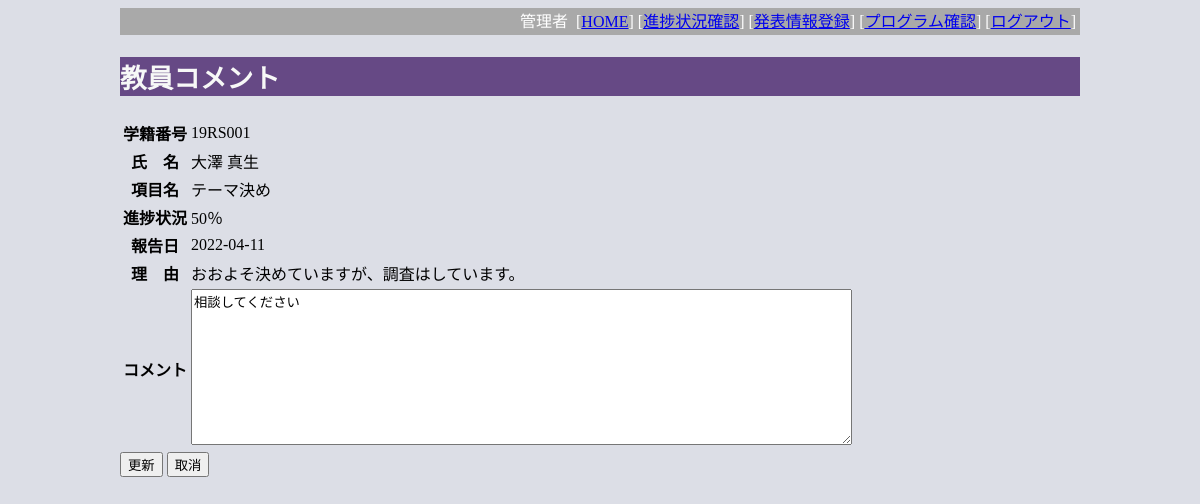
The page /index.php?do=ad_reply&id=1 (signed in) on the database its author committed.
### tables this page shows
CREATE TABLE `tbl_progress` (
  `id` bigint(20) UNSIGNED NOT NULL,
  `sid` varchar(16) NOT NULL,
  `schedule_id` int(11) NOT NULL,
  `report_date` date NOT NULL DEFAULT current_timestamp(),
  `achievement` int(11) NOT NULL,
  `reason` text NOT NULL,
  `read_date` datetime DEFAULT current_timestamp(),
  `advice` text NOT NULL
);

CREATE TABLE `tbl_student` (
  `sid` char(7) NOT NULL,
  `sname` varchar(16) NOT NULL,
  `labid` int(11) NOT NULL
);

CREATE TABLE `tbl_schedule` (
  `id` bigint(20) UNSIGNED NOT NULL,
  `start_date` date NOT NULL,
  `end_date` date NOT NULL,
  `title` varchar(64) NOT NULL,
  `detail` text NOT NULL
);

### index.php (called while the page is built, shortened)
<?php
  include('src/page_header.php');
  $action = 'pg_home';
  if (isset($_GET['do'])) {
    $action = $_GET['do'];
  }
  include('src/' . $action . '.php');
  include('src/page_footer.php');
?>

### src/ad_reply.php (the view, shortened to what this page needs)
<?php
require_once('db_inc.php');
if (isset($_GET['id'])){
  $id = $_GET['id'] ;
  $sql ="SELECT p.*,s.sname,c.title,c.detail
    FROM tbl_progress p,tbl_student s,tbl_schedule c
    WHERE p.sid=s.sid AND p.schedule_id=c.id AND p.id='{$id}'
    ORDER BY s.sid,schedule_id";
  $rs = $conn->query($sql);
  $row= $rs->fetch_assoc();
  if ($row){
    $title = $row['title'];
    $rdate = $row['report_date'];
    $sid = $row['sid'];
    $sname = $row['sname'];
    $reason = $row['reason'];
    $advice = $row['advice'];
    $achievement = $row['achievement'];
  }
}
?>
<h2>教員コメント</h2>
<form action="?do=ad_reply_save" method="post">
<table>
<tr><th>学籍番号</th><td><?=$sid?></td></tr>
<tr><th>氏　名</th><td><?=$sname?></td></tr>
<tr><th>項目名</th><td><?=$title?></td></tr>
<tr><th>進捗状況</th><td><?=$achievement?>％</td></tr>
<tr><th>報告日</th><td><?=$rdate?></td></tr>
<tr><th>理　由</th><td><?=$reason?></td></tr>
<tr><th>コメント</th><td>
  <textarea name="advice" rows="10" cols="80"><?=$advice?></textarea>
</td></tr>
</table>
  <input type="submit" name="a" value="更新"/>
<input type="reset" value="取消"/>
</form>

### css/style.css (style rules this page uses)
body { background-color: #dcdee6; }
h2 { background-color: #664985; color: #f7f8f7; font-size: 20pt; }

### rows shown on the page
tbl_progress: sid "19RS001", tbl_student.sname "大澤 真生", schedule.title "テーマ決め", achievement "50", report_date "2022-04-11", reason "おおよそ決めていますが、調査はしています。", advice "相談してください"

### other values the page prints
$_SESSION['uname'] "管理者"
$label "進捗状況確認"
$label "発表情報登録"
$label "プログラム確認"
